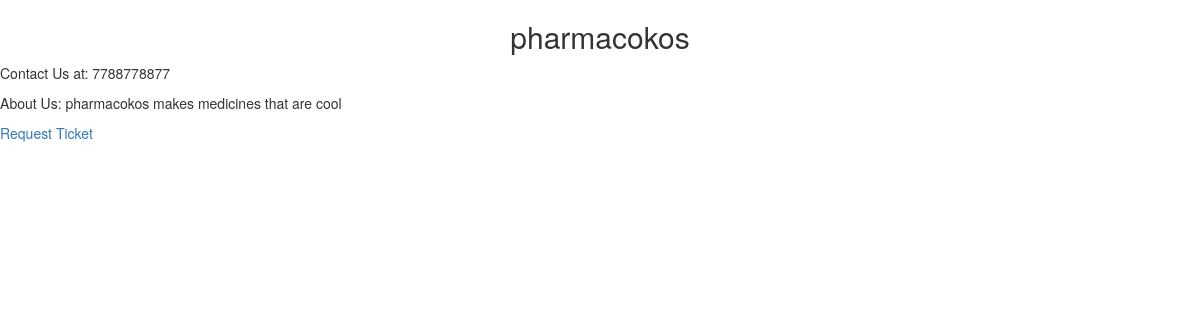
/medimode/pharmacy/14 (signed in), run on the app's committed database.
### medimode/models/user_models.py (models this page shows, shortened)
class Profile(models.Model):
	user = models.OneToOneField(User, on_delete=models.CASCADE, related_name='%(class)s')
	bio = models.TextField(max_length=500, blank=True)
	approved = models.BooleanField(default=False)
	@property
	def full_name(self):
		return self.user.first_name + " " + self.user.last_name

class User(AbstractUser):
	class UserRoleChoices(TextChoices):
		PATIENT = "patient"
		DOCTOR = "doctor"
		HOSPITAL = "hospital"
		PHARMACY = "pharmacy"
		INSURANCE = "insurance"
	role = models.TextField(choices=UserRoleChoices.choices, null=True)
	OTP_seed = encrypt(models.TextField(default=gen_otpseed))
	stripe_acct = models.TextField(max_length=100, blank=True)
	public_key = models.TextField(max_length=100, blank=True)

class Organisation(Profile):
	contact_number = models.BigIntegerField(validators=[MinValueValidator(1000_0000), MaxValueValidator(99_9999_9999)])
	image0 = models.OneToOneField(Document, on_delete=models.RESTRICT, related_name="img0_%(class)s")
	image1 = models.OneToOneField(Document, on_delete=models.RESTRICT, related_name="img1_%(class)s")
	location_state = models.TextField(max_length=200, default="Delhi")
	location_city = models.TextField(max_length=200, default="New Delhi")
	location = models.TextField(max_length=200)
	class Meta:
		abstract = True

class Pharmacy(Organisation):
	pass
	class Meta:
		verbose_name_plural = "Pharmacies"

### medimode/modules/catalogue/views.py (the view)
# urls.py: path('pharmacy/<int:pk>', views.PharmacyView.as_view(), name='pharmacy_view'),
class PharmacyView(AuthDetailView):
	template_name = 'medimode/catalogue/pharmacy_detail.html'
	model = Pharmacy

### medimode/views_base.py (called while the page is built)
	def test_func(self):
		return self.request.user.is_staff or self.request.user.profile.approved

### templates/medimode/catalogue/pharmacy_detail.html (shortened to what this page needs)
{% load static %}
<!DOCTYPE html>
<html lang="en">
<head>
    <link rel="stylesheet" href="https://maxcdn.bootstrapcdn.com/bootstrap/3.4.1/css/bootstrap.min.css">
</head>
<body>
<h2 class="text-center">{{ object.full_name | safe}}</h2>
<p>Contact Us at: {{ object.contact_number | safe}}</p>
<p>About Us: {{ object.bio | safe}}</p>
<a href="/medimode/issue_ticket?issued_to={{ object.pk }}">Request Ticket</a>
</body>
</html>

### data on the page
Profile: full_name "pharmacokos", bio "pharmacokos makes medicines that are cool"
Pharmacy: contact_number "7788778877"
